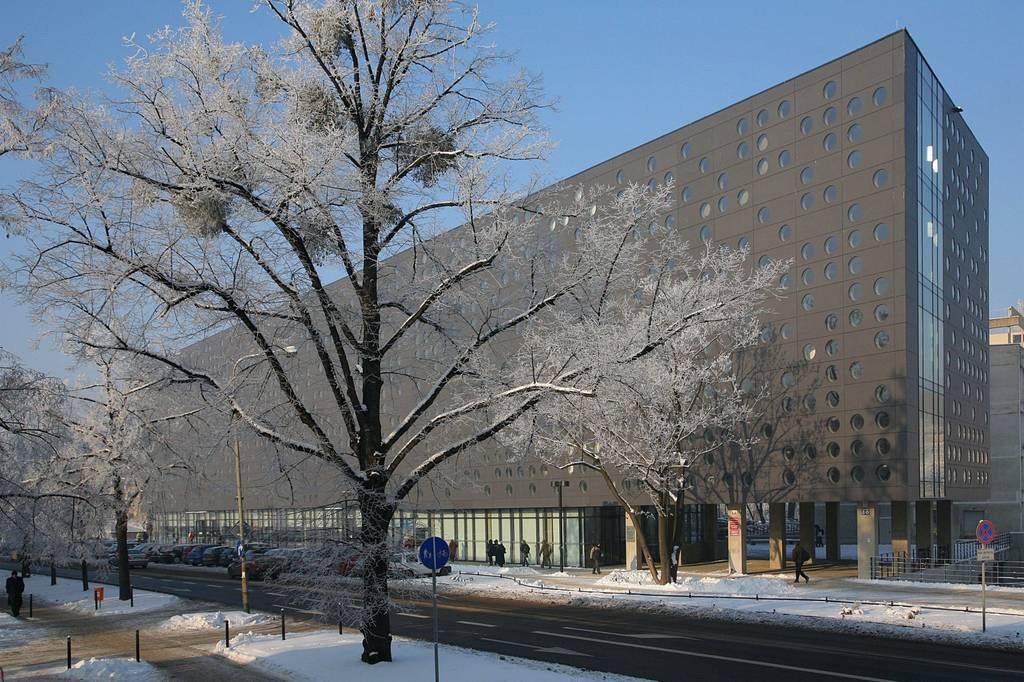
#> input picture obraz.jpg, 1024 x 682 px, found by its file name
$ python task3.py
#> lines starting #> are read from the running program, lines starting #| are printed output that depends on the picture
import numpy as np
import matplotlib.pyplot as plt
from PIL import Image

# Macierz maski / filtru
filtr = np.array([
    [0, -1, 0],
    [-1, 5, -1],
    [0, -1, 0]
])

# Wczytanie i przygotowanie obrazu
image = Image.open('obraz.jpg').convert("L")  # grayscale
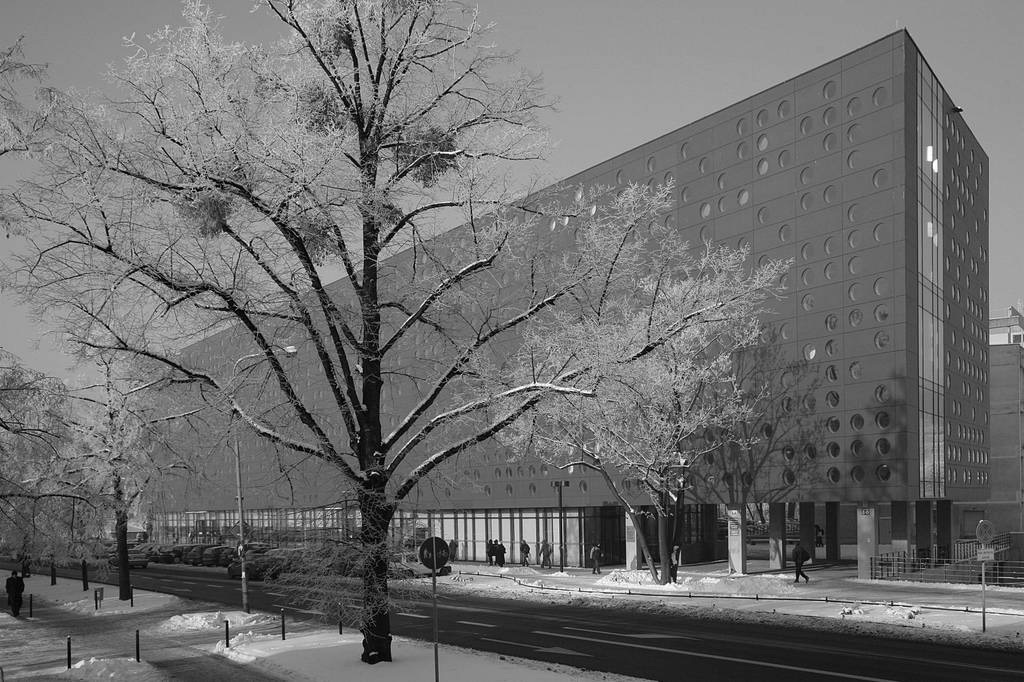
#> image: PIL image 1024x682 L; min 0, max 255, mean 109.9
image = image.resize(size=(682, 682))
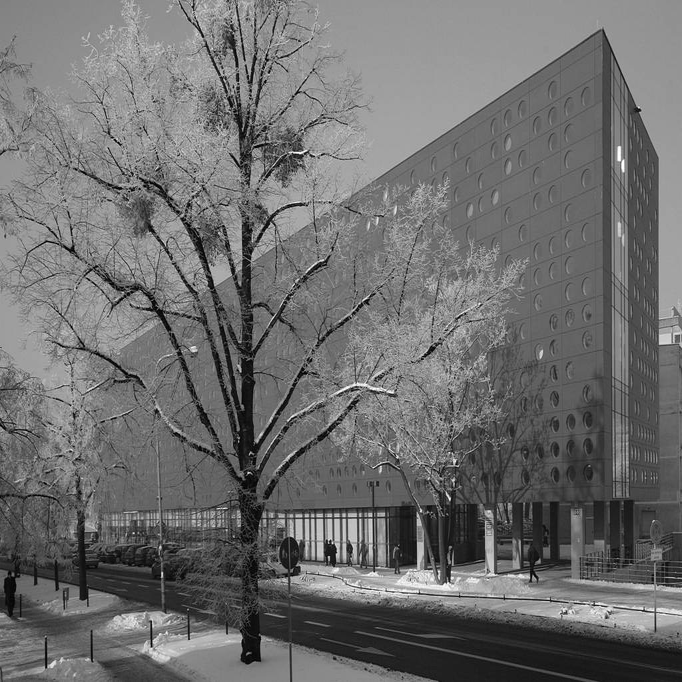
#> image: PIL image 682x682 L; min 0, max 255, mean 109.9
img_array = np.array(image)

# Funkcja konwolucji iteracyjnej
def konwolucja_iter(obraz, macierz):
    size = obraz.shape[0] - macierz.shape[0] + 1
#> size = 680
    k = macierz.shape[0]
    convolved_img = np.zeros(shape=(size, size))
    for i in range(size):
        for j in range(size):
            mat = obraz[i:i+k, j:j+k]
            pixel = np.sum(np.multiply(mat, filtr))
            if pixel > 0:
                convolved_img[i, j] = pixel
            else:
                convolved_img[i, j] = 0
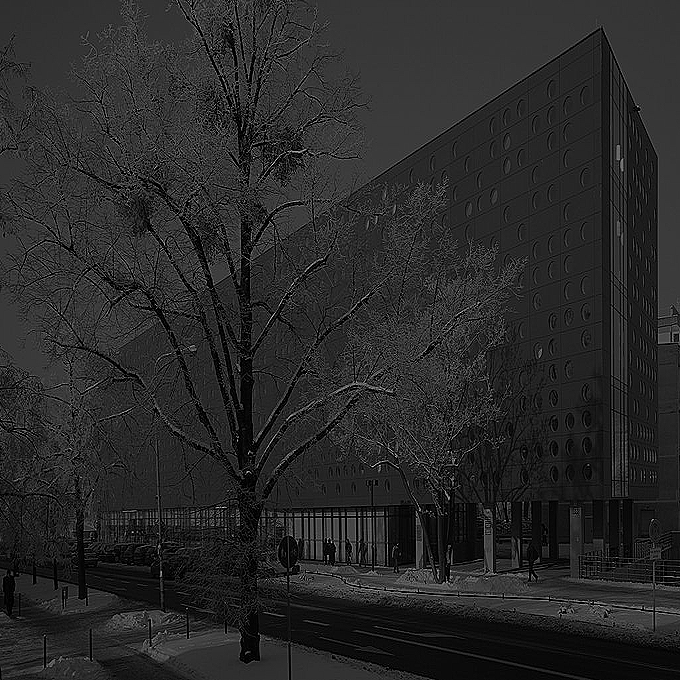
#> convolved_img: shape (680, 680) float64; min 0, max 698, mean 113.6; drawn with min black and max white
    return convolved_img

# Funkcja konwolucji w dziedzinie częstotliwości
def konwolucja_fft(obraz, macierz):
    size = obraz.shape[0] - macierz.shape[0] + 1
#> size = 680
    convolved_img = np.fft.fft2(obraz, s=(size, size)) * np.fft.fft2(macierz, s=(size, size))
    convolved_img = np.fft.ifft2(convolved_img).real
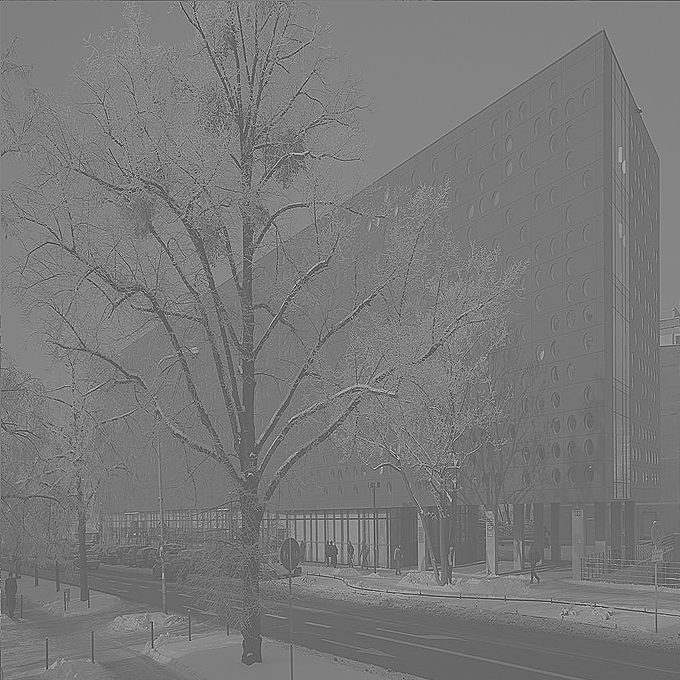
#> convolved_img: shape (680, 680) float64; min -426, max 698, mean 109.9; drawn with min black and max white
    return convolved_img

# Wykonanie konwolucji iteracyjnej
img_conv_iter = konwolucja_iter(img_array, filtr)

# Wykonanie konwolucji w dziedzinie częstotliwości
img_conv_fft = konwolucja_fft(img_array, filtr)

# Wyświetlanie wyników
plt.figure(figsize=(15, 5))

plt.subplot(1, 3, 1)
plt.imshow(img_array, cmap='gray')
plt.title('Oryginalny obraz')

plt.subplot(1, 3, 2)
plt.imshow(img_conv_iter, cmap='gray')
plt.title('Konwolucja iteracyjna')

plt.subplot(1, 3, 3)
plt.imshow(img_conv_fft, cmap='gray')
plt.title('Konwolucja FFT')

plt.show()
